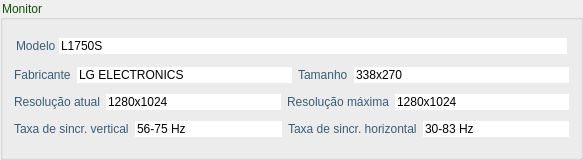
<?xml version="1.0" encoding="UTF-8"?>
<ui version="4.0">
 <class>monitorFrame</class>
 <widget class="QGroupBox" name="monitorFrame">
  <property name="geometry">
   <rect>
    <x>0</x>
    <y>0</y>
    <width>583</width>
    <height>160</height>
   </rect>
  </property>
  <property name="minimumSize">
   <size>
    <width>0</width>
    <height>0</height>
   </size>
  </property>
  <property name="windowTitle">
   <string>GroupBox</string>
  </property>
  <property name="styleSheet">
   <string notr="true">color: rgb(15, 82, 2);</string>
  </property>
  <property name="title">
   <string>Monitor</string>
  </property>
  <property name="flat">
   <bool>false</bool>
  </property>
  <property name="checkable">
   <bool>false</bool>
  </property>
  <layout class="QVBoxLayout" name="verticalLayout">
   <item>
    <layout class="QHBoxLayout" name="horizontalLayout">
     <property name="spacing">
      <number>3</number>
     </property>
     <property name="margin">
      <number>2</number>
     </property>
     <item>
      <widget class="QLabel" name="modelLabel">
       <property name="styleSheet">
        <string notr="true">color: rgb(57, 93, 118);</string>
       </property>
       <property name="text">
        <string>Modelo</string>
       </property>
      </widget>
     </item>
     <item>
      <widget class="QLineEdit" name="modelLineEdit">
       <property name="styleSheet">
        <string notr="true">background-image: url(:/ldc_white_bckg/ldc_white_bckg.png);
color: rgb(0, 0, 0);</string>
       </property>
       <property name="text">
        <string>L1750S </string>
       </property>
       <property name="frame">
        <bool>false</bool>
       </property>
      </widget>
     </item>
    </layout>
   </item>
   <item>
    <layout class="QHBoxLayout" name="horizontalLayout_2">
     <item>
      <widget class="QLabel" name="vendorLabel">
       <property name="styleSheet">
        <string notr="true">color: rgb(57, 93, 118);</string>
       </property>
       <property name="text">
        <string>Fabricante</string>
       </property>
      </widget>
     </item>
     <item>
      <widget class="QLineEdit" name="vendorLineEdit">
       <property name="styleSheet">
        <string notr="true">background-image: url(:/ldc_white_bckg/ldc_white_bckg.png);
color: rgb(0, 0, 0);</string>
       </property>
       <property name="text">
        <string>LG ELECTRONICS</string>
       </property>
       <property name="frame">
        <bool>false</bool>
       </property>
      </widget>
     </item>
     <item>
      <widget class="QLabel" name="sizeScreenLabel">
       <property name="styleSheet">
        <string notr="true">color: rgb(57, 93, 118);</string>
       </property>
       <property name="text">
        <string>Tamanho</string>
       </property>
      </widget>
     </item>
     <item>
      <widget class="QLineEdit" name="sizeScreenLineEdit">
       <property name="minimumSize">
        <size>
         <width>55</width>
         <height>0</height>
        </size>
       </property>
       <property name="styleSheet">
        <string notr="true">background-image: url(:/ldc_white_bckg/ldc_white_bckg.png);
color: rgb(0, 0, 0);</string>
       </property>
       <property name="text">
        <string>338x270</string>
       </property>
       <property name="frame">
        <bool>false</bool>
       </property>
      </widget>
     </item>
    </layout>
   </item>
   <item>
    <layout class="QHBoxLayout" name="horizontalLayout_5">
     <item>
      <widget class="QLabel" name="currentResLabel">
       <property name="styleSheet">
        <string notr="true">color: rgb(57, 93, 118);</string>
       </property>
       <property name="text">
        <string>Resolução atual</string>
       </property>
      </widget>
     </item>
     <item>
      <widget class="QLineEdit" name="currentResLineEdit">
       <property name="styleSheet">
        <string notr="true">background-image: url(:/ldc_white_bckg/ldc_white_bckg.png);
color: rgb(0, 0, 0);</string>
       </property>
       <property name="text">
        <string>1280x1024</string>
       </property>
       <property name="frame">
        <bool>false</bool>
       </property>
      </widget>
     </item>
     <item>
      <widget class="QLabel" name="maxResLabel">
       <property name="styleSheet">
        <string notr="true">color: rgb(57, 93, 118);</string>
       </property>
       <property name="text">
        <string>Resolução máxima</string>
       </property>
      </widget>
     </item>
     <item>
      <widget class="QLineEdit" name="maxResLineEdit">
       <property name="styleSheet">
        <string notr="true">background-image: url(:/ldc_white_bckg/ldc_white_bckg.png);
color: rgb(0, 0, 0);</string>
       </property>
       <property name="text">
        <string>1280x1024</string>
       </property>
       <property name="frame">
        <bool>false</bool>
       </property>
      </widget>
     </item>
    </layout>
   </item>
   <item>
    <layout class="QHBoxLayout" name="horizontalLayout_3">
     <item>
      <widget class="QLabel" name="vSyncLabel_2">
       <property name="styleSheet">
        <string notr="true">color: rgb(57, 93, 118);</string>
       </property>
       <property name="text">
        <string>Taxa de sincr. vertical</string>
       </property>
      </widget>
     </item>
     <item>
      <widget class="QLineEdit" name="vSyncLineEdit">
       <property name="styleSheet">
        <string notr="true">background-image: url(:/ldc_white_bckg/ldc_white_bckg.png);
color: rgb(0, 0, 0);</string>
       </property>
       <property name="text">
        <string>56-75 Hz</string>
       </property>
       <property name="frame">
        <bool>false</bool>
       </property>
      </widget>
     </item>
     <item>
      <widget class="QLabel" name="hSyncLabel">
       <property name="styleSheet">
        <string notr="true">color: rgb(57, 93, 118);</string>
       </property>
       <property name="text">
        <string>Taxa de sincr. horizontal</string>
       </property>
      </widget>
     </item>
     <item>
      <widget class="QLineEdit" name="hSyncLineEdit">
       <property name="styleSheet">
        <string notr="true">background-image: url(:/ldc_white_bckg/ldc_white_bckg.png);
color: rgb(0, 0, 0);</string>
       </property>
       <property name="text">
        <string>30-83 Hz</string>
       </property>
       <property name="frame">
        <bool>false</bool>
       </property>
      </widget>
     </item>
    </layout>
   </item>
  </layout>
 </widget>
 <resources>
  <include location="../../gui/resources/ldc_resources.qrc"/>
 </resources>
 <connections/>
</ui>
